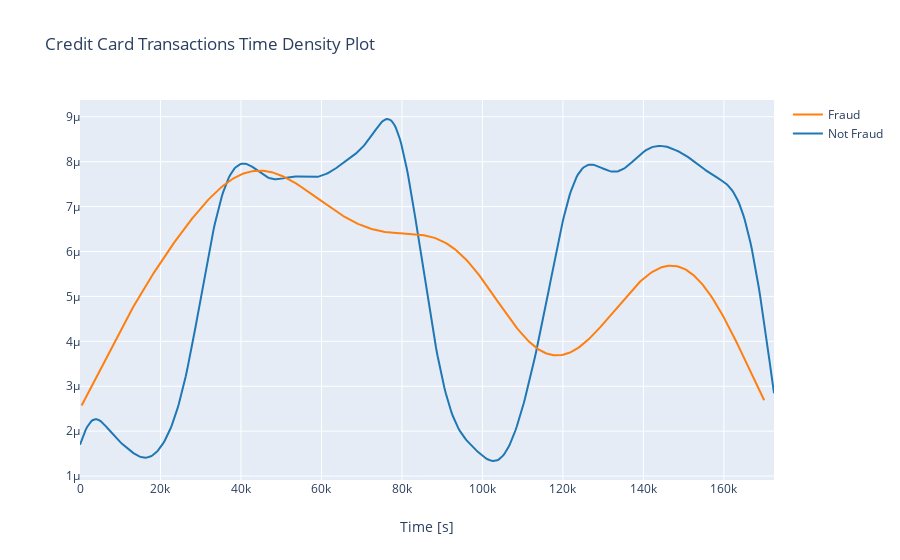

Notebook cell for this chart:
### Markdown cell above
## Transactions in time

### Code cell
class_0 = data_df.loc[data_df['Class'] == 0]["Time"]
class_1 = data_df.loc[data_df['Class'] == 1]["Time"]
#plt.figure(figsize = (14,4))
#plt.title('Credit Card Transactions Time Density Plot')
#sns.set_color_codes("pastel")
#sns.distplot(class_0,kde=True,bins=480)
#sns.distplot(class_1,kde=True,bins=480)
#plt.show()
hist_data = [class_0, class_1]
group_labels = ['Not Fraud', 'Fraud']

fig = ff.create_distplot(hist_data, group_labels, show_hist=False, show_rug=False)
fig['layout'].update(title='Credit Card Transactions Time Density Plot', xaxis=dict(title='Time [s]'))
iplot(fig, filename='dist_only')

### Figure 1 — Plotly figure (JSON) as saved in the notebook; plotly's stock layout.template omitted (floating-point values rounded to 4 significant figures; data arrays with more than 128 entries replaced by an {"elided": "..."} marker saying what was removed)
{"data": [{"legendgroup": "Not Fraud", "marker": {"color": "rgb(31, 119, 180)"}, "mode": "lines", "name": "Not Fraud", "showlegend": true, "type": "scatter", "x": {"elided": "500 float values"}, "xaxis": "x", "y": {"elided": "500 float values"}, "yaxis": "y"}, {"legendgroup": "Fraud", "marker": {"color": "rgb(255, 127, 14)"}, "mode": "lines", "name": "Fraud", "showlegend": true, "type": "scatter", "x": {"elided": "500 float values"}, "xaxis": "x", "y": {"elided": "500 float values"}, "yaxis": "y"}], "layout": {"barmode": "overlay", "hovermode": "closest", "legend": {"traceorder": "reversed"}, "title": {"text": "Credit Card Transactions Time Density Plot"}, "xaxis": {"anchor": "y2", "domain": [0.0, 1.0], "title": {"text": "Time [s]"}, "zeroline": false}, "yaxis": {"anchor": "free", "domain": [0.0, 1], "position": 0.0}}}
